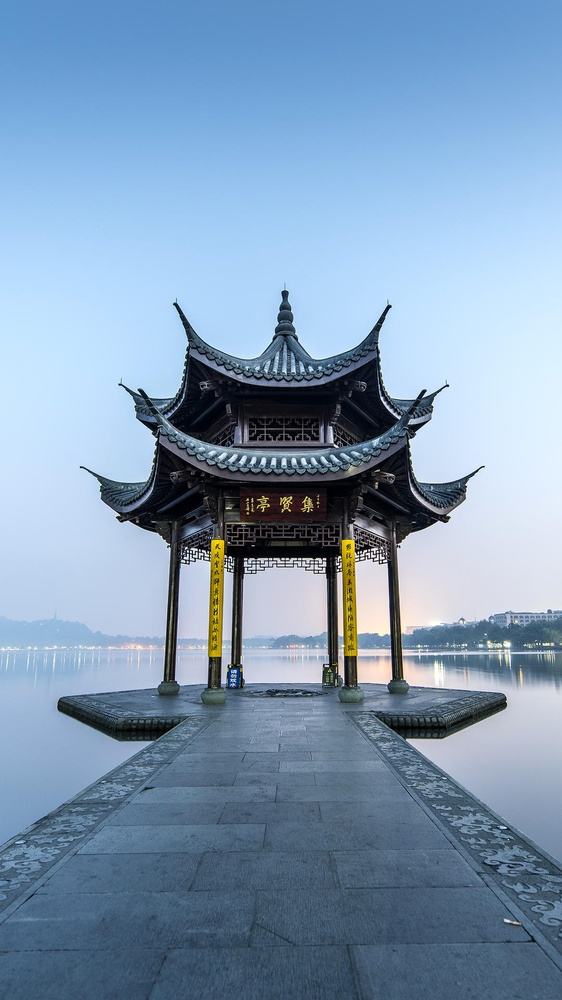
%> input picture Algorithm/moon.jpg, 562 x 1000 px, shrunk from 1080 x 1920 before the run
$ octave Mean_Mid_Gauss.m   (GNU Octave 9; MATLAB toolbox functions it lacks are replaced by stand-ins)
%> lines starting %> are read from the running program, lines starting %| are printed output that depends on the picture
clear;
clc;

% 读取彩色图像
I = imread('Moon.jpg','jpg');
%> I is the input picture: size 1000x562x3 uint8; mean R, G, B 127.7, 153.7, 180.5
OutImg = I;

% 分离RGB通道
R = I(:,:,1);
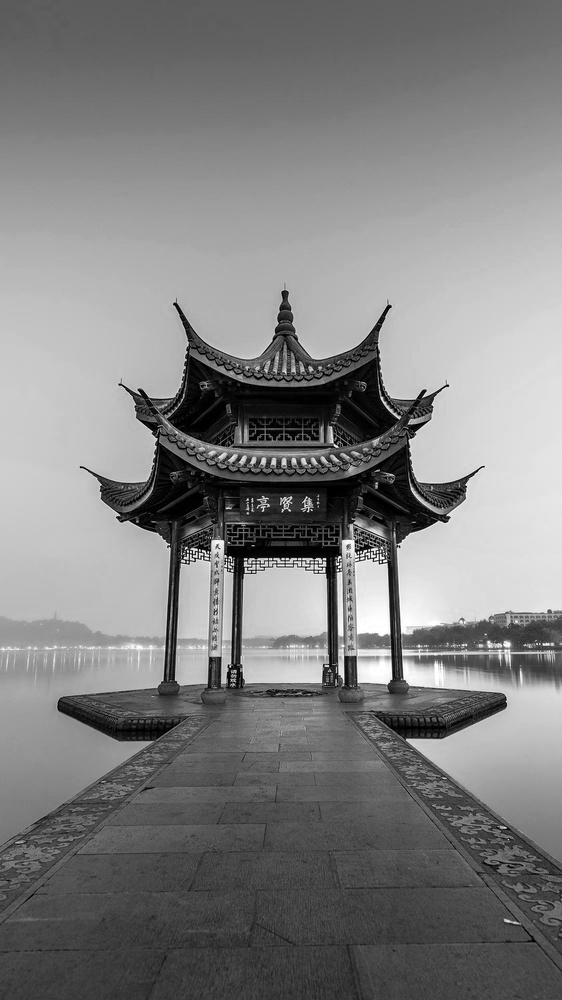
%> R: size 1000x562 uint8; min 0, max 255, mean 127.7
G = I(:,:,2);
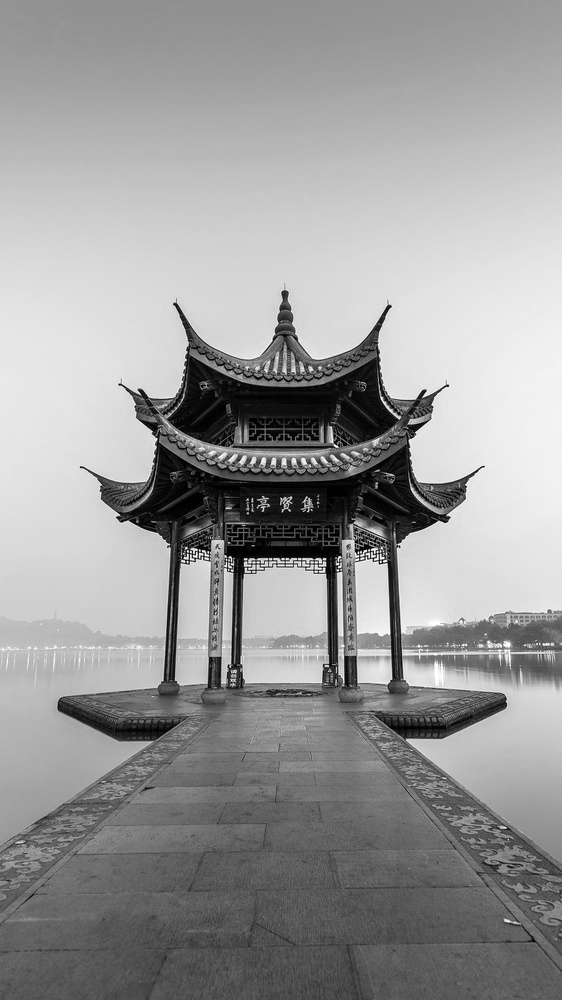
%> G: size 1000x562 uint8; min 0, max 255, mean 153.7
B = I(:,:,3);
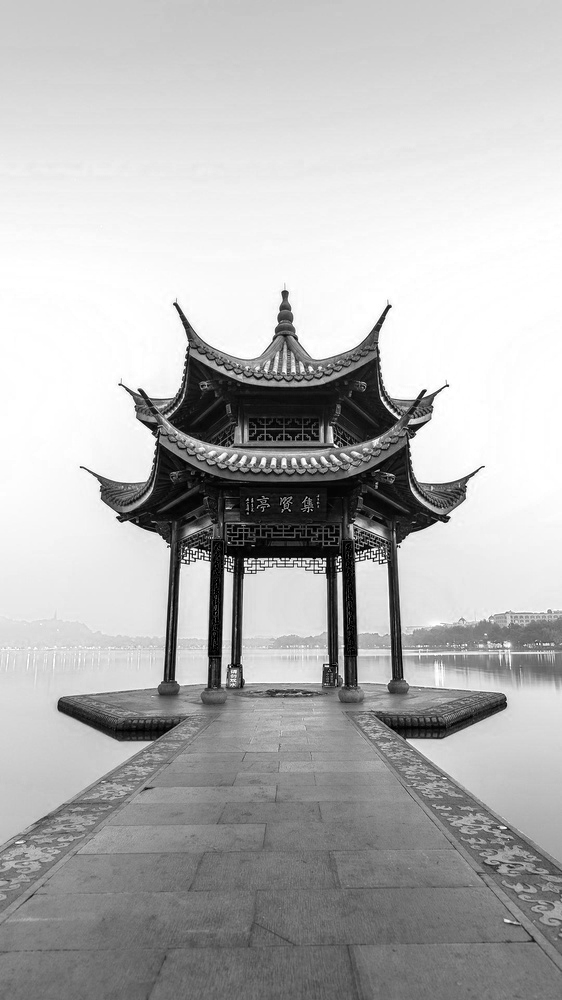
%> B: size 1000x562 uint8; min 0, max 255, mean 180.5

%% 中值滤波
R_med = medfilt2(R, [3, 3]);
G_med = medfilt2(G, [3, 3]);
B_med = medfilt2(B, [3, 3]);
I1 = cat(3, R_med, G_med, B_med);  % 合并滤波后的通道

%% 均值滤波
R_avg = filter2(fspecial('average', 3), R) / 255;
G_avg = filter2(fspecial('average', 3), G) / 255;
B_avg = filter2(fspecial('average', 3), B) / 255;
I2 = cat(3, R_avg, G_avg, B_avg);  % 合并滤波后的通道

%% 高斯滤波
% 定义高斯滤波参数
sigma = 2;
filter_size = 5;

% 生成自定义的高斯核
[x, y] = meshgrid(-floor(filter_size/2):floor(filter_size/2), -floor(filter_size/2):floor(filter_size/2));
h = exp(-(x.^2 + y.^2) / (2 * sigma^2));
h = h / sum(h(:)); % 正则化滤波器 使其总和为1

% 对每个颜色通道分别应用高斯滤波
R_gauss = imfilter(R, h, 'replicate');
G_gauss = imfilter(G, h, 'replicate');
B_gauss = imfilter(B, h, 'replicate');
I3 = cat(3, R_gauss, G_gauss, B_gauss);  % 合并滤波后的通道

%% 显示结果
figure;
subplot(2, 2, 1), imshow(I), title('原图');
subplot(2, 2, 2), imshow(I1), title('中值滤波');
subplot(2, 2, 3), imshow(I2), title('均值滤波');
subplot(2, 2, 4), imshow(I3), title('高斯滤波');
